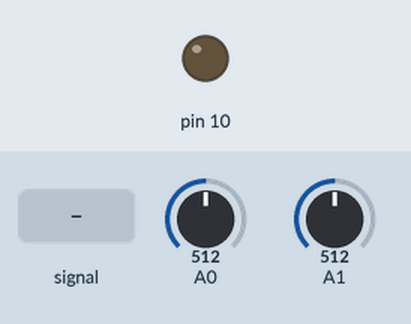
Bench run of a sketch on a simulated Arduino Uno, built with avr-gcc and run on an emulated ATmega328P. Shown: output pins drawn as LEDs (lit = HIGH). The test bench sets the inputs (shaded band); at power-on: A0 = 512, A1 = 512. Pins used as bus, display or sensor lines are not drawn.

Above: at 1.2 s.
1.3 s: A0 fed a 200 Hz sine of ±255 counts around its level
At 2.83 s:
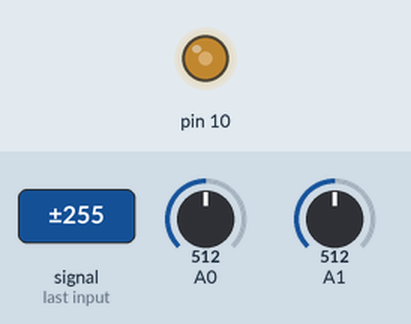
4.3 s: A0 set to 306
7.3 s: A0 set to 230
10.3 s: A0 set to 250
At 12.5 s:
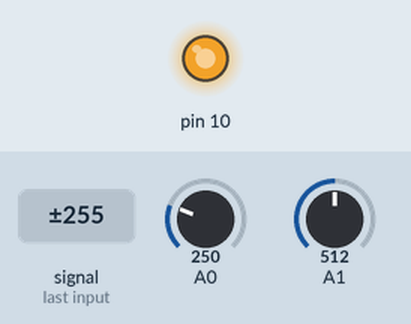
Timing chart, 0 to 12.0 s (numbered marks = the images above; inputs shaded):
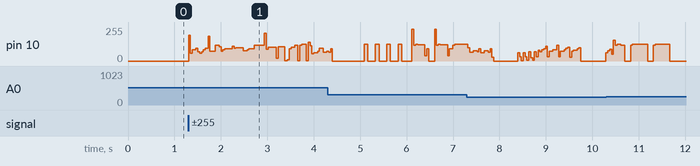

The sketch:

sketch_aug24b.ino
```cpp
// one-line algorithmic music
// see viznut's blog http://countercomplex.blogspot.com/2011/10/algorithmic-symphonies-from-one-line-of.html
// and http://www.youtube.com/watch?v=GtQdIYUtAHg&feature=related

// ported to arduino by stimmer
// Audio out on pin 10

int a0_pot=0,a1_pot=0;

void setup() {
  TCCR1B = (TCCR1B & 0xf8) | 1;
  analogWrite(10,1);
  analogWrite(10,1);
  pinMode(5,OUTPUT);
  pinMode(A0,INPUT);
  pinMode(A1,INPUT);
}

void putb(byte b)
{

  OCR1B=b;
}

void loop() {
  long v;

  digitalWrite(5, LOW);

  for(long t=0;;t++){

    a0_pot = analogRead(0);
    a1_pot = analogRead(1);

    if(t%(2048)<10){
      digitalWrite(5,HIGH);
    }
    else{
      digitalWrite(5,LOW);
    }

    // uncomment ONE line below
    // or try making one of your own...

    if(a0_pot<80){
      putb(t*((t>>12|t>>8)&63&t>>4));   // by viznut
    }
    else if(a0_pot>80 && a0_pot<160){
      putb(((-t&4095)*(255&t*(t&t>>13))>>12)+(127&t*(234&t>>8&t>>3)>>(3&t>>14))); // by tejeez
    }
    else if(a0_pot>160 && a0_pot<240){
      putb(t*(t>>11&t>>8&123&t>>3));    // by tejeez
    }
    else if(a0_pot>240 && a0_pot<320){
      putb(t*((t>>9|t>>13)&25&t>>6));   // by visy
    }
    else if(a0_pot>320 && a0_pot<400){
      putb( (t*(t>>5|t>>8))>>(t>>16));  // by tejeez
    }
    else if(a0_pot>400 && a0_pot<480){
      putb( ((t*(t>>8|t>>9)&46&t>>8))^(t&t>>13|t>>6)); // by xpansive
    }
    else if(a0_pot>480 && a0_pot<560){
      putb(((t&4096)?((t*(t^t%255)|(t>>4))>>1):(t>>3)|((t&8192)?t<<2:t))); // by skurk (raer's version)
    }
    else if(a0_pot>560 && a0_pot<640){
      putb( (t>>7|t|t>>6)*10+4*(t&t>>13|t>>6)); // by viznut, xpansive, varjohukka
    }
    else if(a0_pot>640 && a0_pot<720){
      putb(t*5&(t>>7)|t*3&(t*4>>10)); // by miiro
    }
    else if(a0_pot>720 && a0_pot<800){
      putb((t|(t>>9|t>>7))*t&(t>>11|t>>9)  ); // by red
    }
    else if(a0_pot>800 && a0_pot<880){
      putb(v=(v>>1)+(v>>4)+t*(((t>>16)|(t>>6))&(69&(t>>9)))  ); // by pyryp
    }
    else if(a0_pot>880 && a0_pot<960){
      putb((t>>a0_pot|t|t>>(t>>16))*10+((t>>11)&7)  );  //by viznut
    }
    else if(a0_pot>960){
      putb((t*(4|7&t>>13)>>((~t>>11)&1)&128) + ((t)*(t>>11&t>>13)*((~t>>9)&3)&127)); // by stimmer
    }
    digitalWrite(5,LOW);

  }


}
```
